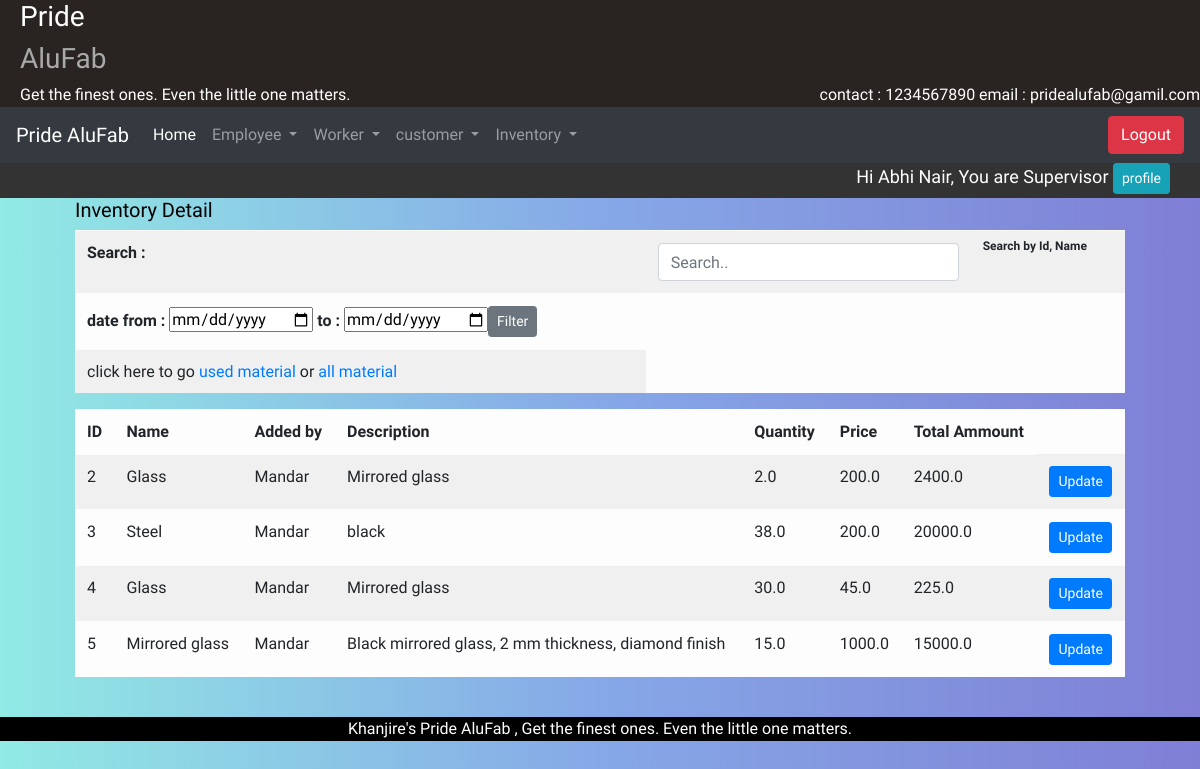
The page /DetailInv (signed in) on the database its author committed.
### alufab/models.py (models this page shows, shortened)
class Employee(models.Model):
    Emp_id = models.ForeignKey(User, on_delete=models.CASCADE)
    phono = models.IntegerField(default=0)
    Address = models.CharField(default=' ',max_length=100)
    city = models.CharField(default='Ichalkaranji',max_length=20)
    de = [
        ('Manager','Manager'),
        ('Supervisor','Supervisor'),
        ('Admin', 'Admin')
    ]
    designation = models.CharField(max_length=10, choices=de)
    Paymentperday = models.FloatField(default=0)
    is_working=models.BooleanField(default=True)

class material_inventory(models.Model):
    Emp_id = models.ForeignKey(Employee, on_delete=models.CASCADE)
    material_name=models.CharField(max_length=20)
    matrial_description=models.CharField(max_length=100)
    quantity = models.FloatField(default=0)
    price = models.FloatField(default=0)
    total_amt = models.FloatField(default=0)
    is_user = models.BooleanField(default=False)

### alufab/views.py (the view)
# urls.py: path('DetailInv', views.DetailInv,name='DetailInv'),
def DetailInv(request):
    obj=material_inventory.objects.filter(is_user=False)
    empid = request.user.id
    desig = Employee.objects.get(Emp_id=empid)
    data={'obj':obj,'desig':desig}
    return render(request, 'alufab/material_inventory_list.html', data)

### templates/alufab/material_inventory_list.html (shortened to what this page needs)
{% extends 'home.html' %}
{% block content %}
<div class="detail_view">
    <h5>Inventory Detail</h5>
    <table class="table table-light table-responsive-sm table-striped table_detail">
        <tr><Th colspan="3">Search : </Th><th colspan="3"><input class="form-control" id="myInput" type="text" placeholder="Search.."></th><th><sub>Search by Id, Name </sub></th></tr>
<tr>
    <th><form method="get" action="{% url 'filterCustomer' %}">date from : <input type="date" name="from"/> to : <input type="date" name="to"/><button type="submit" name="filter" class="btn btn-secondary btn-sm">Filter</button></form></th>
</tr>
<tr>
  <td>click here to go <a href="{% url 'DetailInv1' %}">used material</a> or <a href="{% url 'DetailInv0' %}">all material</a></td>
</tr>
    </table>
    <table class="table table-light table-responsive-sm table-striped table_detail" id="myTable">
      <thead>
          <tr>
                <th class="sort">ID</th>
                <th class="sort">Name</th>
                <th class="sort">Added by</th>
                <th class="sort">Description</th>
                <th class="sort">Quantity</th>
                <th class="sort">Price</th>
                <th class="sort">Total Ammount</th>
            </tr
          </thead>
          <tbody>
            {%for i in obj%}
            <tr>
                <td><label>{{i.id}}</label></td>
                <td><label>{{i.material_name}}</label></td>
                <td><label>{{i.Emp_id.Emp_id}}</label></td>
                <td><label>{{i.matrial_description}}</label></td>
                <td><label>{{i.quantity}}</label></td>
                <td><label>{{i.price}}</label></td>
                <td><label>{{i.total_amt}}</label></td>
                <td><a href="{% url 'UpdateInventory' i.id%}"><button class="btn btn-sm btn-primary">Update</button></a></td>
            </tr>
            {%endfor%}
          </tbody>
        </table>
</div>
<br>
{% endblock %}

### templates/home.html (shortened to what this page needs)
{%load static%}
<html lang="en">
<head>
    <link rel="stylesheet" href="https://stackpath.bootstrapcdn.com/bootstrap/4.3.1/css/bootstrap.min.css">
    <link href="https://cdnjs.cloudflare.com/ajax/libs/select2/4.0.6-rc.0/css/select2.min.css" rel="stylesheet" />
<link rel="stylesheet" type="text/css" href="{% static 'css/main.css' %}">
<link rel="stylesheet" type="text/css" href="{% static 'css/util.css' %}">
</head>
<body>
<div class="div_top" >
    <div class="container-">
      <h3 style="color: white;">Pride</h3><h3 style="color: darkgrey;">AluFab</h3><h style="color:white;">Get the finest ones.
        Even the little one matters.</h>
      <div style="float:right; color:white;">
        contact : 1234567890
        email : pridealufab@gamil.com
      </div>
    </div>
  </div>
<nav class="navbar navbar-dark bg-dark navbar-expand-lg sticky-top nav">
    <a class="navbar-brand" href="#">Pride AluFab </a>
    <div class="collapse navbar-collapse" id="navbarSupportedContent">
      <ul class="navbar-nav mr-auto">
        <li class="nav-item active">
          <a class="nav-link" href="{% url 'home'%}">Home</a>
        </li>
          <li class="nav-item dropdown">
            <a class="nav-link dropdown-toggle" href="#" role="button" data-toggle="dropdown" aria-haspopup="true" aria-expanded="false">
              Employee
            </a>
          </li>
          <li class="nav-item dropdown">
            <a class="nav-link dropdown-toggle" href="#" role="button" data-toggle="dropdown" aria-haspopup="true" aria-expanded="false">
              Worker
            </a>
          </li>
          <li class="nav-item dropdown">
            <a class="nav-link dropdown-toggle" href="#" id="navbarDropdown" role="button" data-toggle="dropdown" aria-haspopup="true" aria-expanded="false">
              customer
            </a>
          </li>
          <li class="nav-item dropdown">
            <a class="nav-link dropdown-toggle" href="#" id="navbarDropdown" role="button" data-toggle="dropdown" aria-haspopup="true" aria-expanded="false">
              Inventory
            </a>
          </li>
      </ul>
         <span>
              <a href="{% url 'logout_page'%}"><button class="btn btn-danger">Logout</button></a>
          </span>
    </div>
  </nav>
<div class="div_name">
<span class="Name">
  Hi {{request.user.first_name}} {{request.user.last_name}}, You are {{desig.designation}}
              <a href="{% url 'profile' %}"><button class="btn btn-sm btn-info">profile</button></a>
          </span>
</div>
<div id="wrapper" class="active container-fluid froms">
    {% block content %}{% endblock %}
        </div>
<footer>
      Khanjire's Pride AluFab , Get the finest ones.
        Even the little one matters. </footer>
</body>
</html>

### static/css/main.css (style rules this page uses)
body { color:black; background: #7F7FD5; background: -webkit-linear-gradient(to right, #91EAE4, #86A8E7, #7F7FD5); background: linear-gradient(to right, #91EAE4, #86A8E7, #7F7FD5); }
.froms { width:90%; }
footer { background-color:black; width:100%; color:white; text-align:center; }
nav { width:100%; }
.div_top { text-align: left; padding-left: 20px; background-color:#292421; }
.div_name { background-color:#333333; padding-right:30px; color:white; font-size:18px; height:35px; }
.Name { text-align:right; float:right; }

### static/css/util.css (style rules this page uses)
* { margin: 0; padding: 0; outline: none; box-sizing: border-box; font-family: 'Raleway', sans-serif; }

### rows shown on the page
Employee: designation "Supervisor"
material_inventory: id "2", material_name "Glass", Emp_id.Emp_id "Mandar", matrial_description "Mirrored glass", quantity "2.0", price "200.0", total_amt "2400.0"
material_inventory: id "3", material_name "Steel", Emp_id.Emp_id "Mandar", matrial_description "black", quantity "38.0", price "200.0", total_amt "20000.0"
material_inventory: id "4", material_name "Glass", Emp_id.Emp_id "Mandar", matrial_description "Mirrored glass", quantity "30.0", price "45.0", total_amt "225.0"
material_inventory: id "5", material_name "Mirrored glass", Emp_id.Emp_id "Mandar", matrial_description "Black mirrored glass, 2 mm thickness, diamond finish", quantity "15.0", price "1000.0", total_amt "15000.0"

### other values the page prints
{{ request.user.first_name }} "Abhi"
{{ request.user.last_name }} "Nair"
